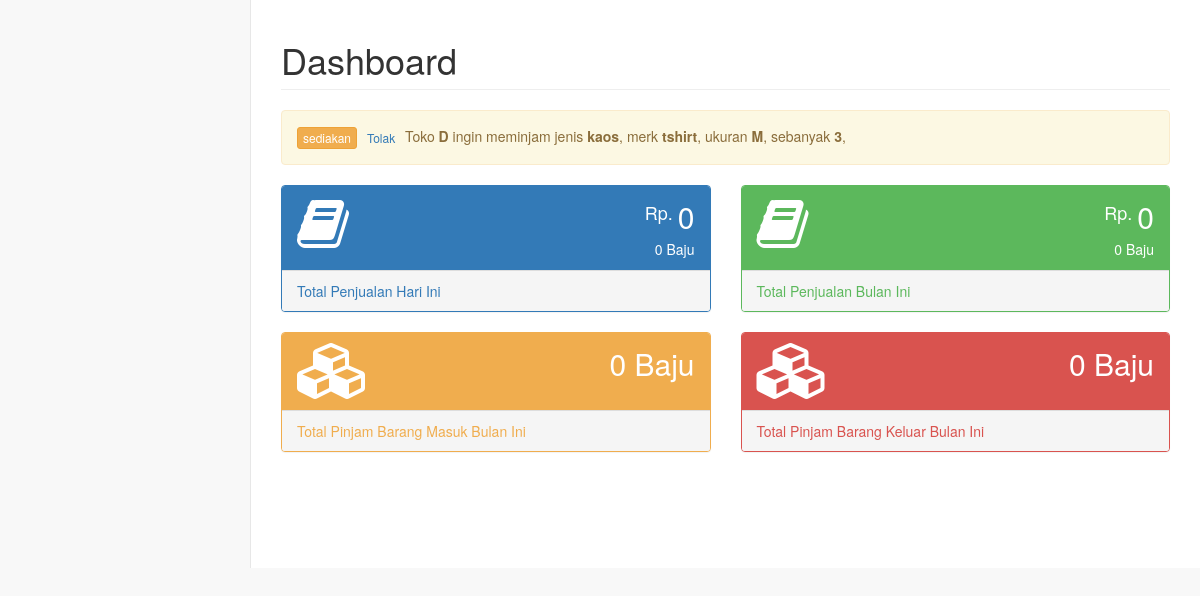
The page /dashboardPenjaga/input.php (signed in) on the database its author committed.
### tables this page shows
CREATE TABLE `pinjam` (
  `idPinjam` int(6) NOT NULL,
  `kode` varchar(6) NOT NULL,
  `ukuran` varchar(8) DEFAULT NULL,
  `jumlah` int(6) NOT NULL,
  `jumlah_disetujui` int(6) NOT NULL DEFAULT '0',
  `toko1` varchar(10) NOT NULL,
  `jenisBarang` varchar(40) NOT NULL,
  `merk` varchar(30) NOT NULL,
  `tglPinjam` datetime NOT NULL,
  `toko2` varchar(10) NOT NULL,
  `status` enum('pending','approved','taken') NOT NULL DEFAULT 'pending'
);

### koneksi.php (called while the page is built, shortened)
<?php
  $db ='putritokobaju2';
	?>

### cek.php (called while the page is built, shortened)
<?php
if(isset($_SESSION["otoritas"])){
	$passw1 = $_SESSION['otoritas'];
	$q_det1 = mysqli_query($con,"SELECT * FROM `$db`.`akses` WHERE `password` LIKE '$passw1'");
}else{
	header('location: ./login.php?error=sesiexp');
}
?>

### lib/fungsi.php (the view, shortened to what this page needs)
<?php
  function getNotifPeminjaman($tipe,$toko,$durasi){
    global $conn;
    $s = 'SELECT
              idPinjam,
              kode,
              status,
              toko1,
              toko2,
              merk,
              ukuran,
              jumlah,
              status,
              jenisBarang,
              date(tglPinjam)tgl_pinjam,
              curdate() tgl_skrg,
              abs(datediff(date(tglPinjam),date(curdate()))) selisih_hari
          FROM
              pinjam
          WHERE
              '.($tipe=='meminjam'?'toko2 = "'.$toko.'"':'toko1= "'.$toko.'"').'
              AND status="'.($tipe=='meminjam'?'approved':'pending').'"
              AND abs(datediff(date(tglPinjam),date(curdate())))<='.$durasi.'
          ORDER BY
              tgl_pinjam DESC
              ';
    $e=mysqli_query($conn,$s);
    $alerts='';
    while ($r=mysqli_fetch_assoc($e)) {
      if($tipe=='meminjam'){
        $color = 'success';
        $detailInfo = 'Toko <strong>'.$r['toko1'].'</strong> telah menyediakan barang dengan';
        $button = '<a href="#" class="btn btn-xs btn-success pull-rightx float-right"
            data-toggle="modal"
            data-target="#confirmModal"
            onclick="ambilBarang('.$r['idPinjam'].')"
            merk="'.$r['merk'].'",
            ukuran="'.$r['ukuran'].'",
            jumlah="'.$r['jumlah'].'"
            data-message="Anda yakin sudah mengambil
              (
                '.$r['jumlah'].'
                '.$r['jenisBarang'].',
                merk '.$r['merk'].',
                ukuran '.$r['ukuran'].'
              ) ke toko '.$r['toko1'].'
            ?"
            >
              ambil
            </a>';
      }
      else {
        $color = 'warning';
        $detailInfo = 'Toko <strong>'.$r['toko2'].'</strong> ingin meminjam';
        $button = '<a href="#" class="btn btn-xs btn-warning pull-rightx float-right"
            id="sediakan_'.$r['idPinjam'].'"
            data-toggle="modal"
            data-target="#formModal"
            onclick="formSediakanBarang('.$r['idPinjam'].')"
            jenisBarang="'.$r['jenisBarang'].'",
            merk="'.$r['merk'].'",
            ukuran="'.$r['ukuran'].'",
            jumlah="'.$r['jumlah'].'"
            >
              sediakan
            </a>
            <a  href="#"
                onclick="tolakPeminjaman('.$r['idPinjam'].');return false;"
                class="btn btn-secondary btn-xs float-right"
                data-toggle="modal"
                data-target="#confirmModal"
                onclick="tolak('.$r['idPinjam'].')"
                data-message="Anda yakin menolak permintaan
                  (
                    '.$r['jumlah'].'
                    '.$r['jenisBarang'].',
                    merk '.$r['merk'].',
                    ukuran '.$r['ukuran'].'
                  ) dr toko '.$r['toko2'].'
                ?"
            >
              Tolak
            </a>
            ';
      }
      $alerts.='<div id="idAlert_'.$r['idPinjam'].'" class="alert alert-'.$color.'" role="alert">
          '.$button.'
          '.$detailInfo.'
          jenis <b>'.$r['jenisBarang'].'</b>,
          merk <b>'.$r['merk'].'</b>,
          ukuran <b> '.$r['ukuran'].'</b>,
          sebanyak <b> '.$r['jumlah'].'</b>,
        </div>';
    } echo $alerts;
  }
?>

### rows shown on the page
pinjam: toko2 "D", jenisBarang "kaos", merk "tshirt", ukuran "M", jumlah "3"
